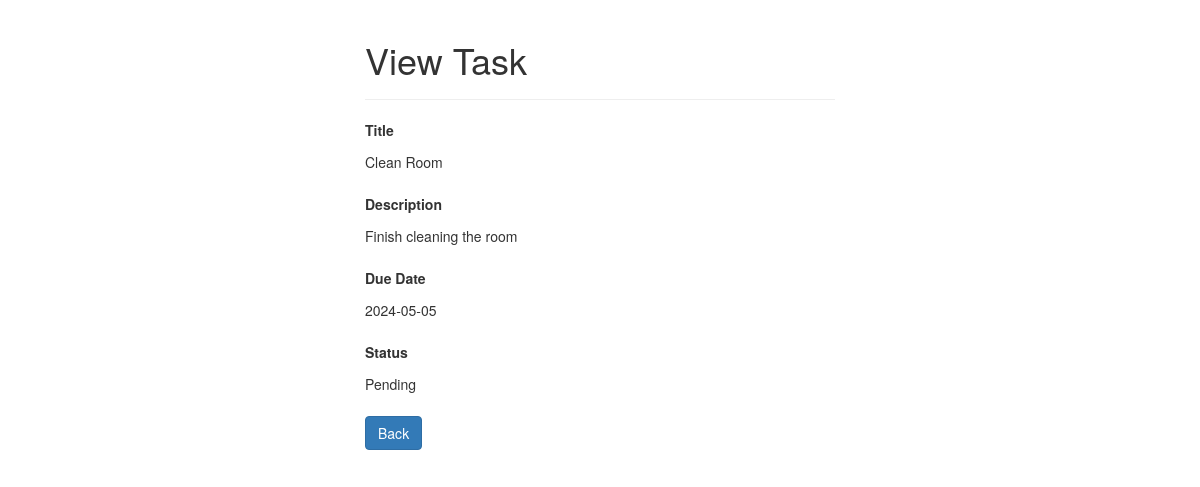
The app's page /view/read.php?Title=Clean Room with its own data.
### tables this page shows
CREATE TABLE `tasks` (
  `Title` varchar(50) NOT NULL,
  `Description` varchar(150) NOT NULL,
  `Due_Date` date NOT NULL,
  `Status` enum('Pending','In-progress','Completed') NOT NULL
);

### Model/Database.php (called while the page is built)
<?php
class Database {
    private $server = "localhost";
    private $username = "root";
    private $password = "";
    private $dbname = "Lab3";
    public function connectToDB() {
        $link = mysqli_connect($this->server, $this->username, $this->password, $this->dbname);
        if ($link)
            return $link;
        else {
            die("ERROR: Could not connect. " . mysqli_connect_error());
        }
    }
}

### Controller/readController.php (called while the page is built)
<?php
if (isset($_GET["Title"]) && !empty(trim($_GET["Title"]))) {
    $Title = trim($_GET["Title"]);
    require_once '../Model/ReadClass.php';
    $reader = new ReadClass();
    if ($row = $reader->readOneRecord($Title)) {
        $Tile = $row["Title"];
        $Description = $row["Description"];
        $DueDate = $row["Due_Date"];
        $Status = $row["Status"];
    } else {
        echo "Something went wrong. Please try again later.";
    }
} else {
    header("location: error.php");
    exit();
}
?>

### Model/ReadClass.php (called while the page is built, shortened)
<?php
require_once 'Database.php';
class ReadClass {
    private $link;
    public function __construct() {
        $this->db = new Database();
        $this->link = $this->db->connectToDB();
    }
    public function readOneRecord($Title) {
        $sql = "SELECT * FROM tasks WHERE Title = ?";
        if ($stmt = mysqli_prepare($this->link, $sql)) {
            mysqli_stmt_bind_param($stmt, "s", $Title);
            if (mysqli_stmt_execute($stmt)) {
                $result = mysqli_stmt_get_result($stmt);
                if (mysqli_num_rows($result) == 1) {
                    $row = mysqli_fetch_array($result, MYSQLI_ASSOC);
                    return $row;
                } else {
                    return false;
                }
            } else {
                return false;
            }
        }
        }
}

### View/read.php (the view, shortened to what this page needs)
<!DOCTYPE html>
<?php
require_once '../Controller/readController.php';
?>
<html lang="en">
    <head>
        <link rel="stylesheet" href="https://maxcdn.bootstrapcdn.com/bootstrap/3.3.7/css/bootstrap.css">
    </head>
    <body>
        <div class="wrapper">
            <div class="container-fluid">
                <div class="row">
                    <div class="col-md-12">
                        <form action="../Controller/readController.php" method="post">
                            <div class="page-header">
                                <h1>View Task</h1>
                            </div>
                            <div class="form-group">
                                <label>Title</label>
                                <p class="form-control-static"><?php echo $row["Title"]; ?></p>
                            </div>
                            <div class="form-group">
                                <label>Description</label>
                                <p class="form-control-static"><?php echo $row["Description"]; ?></p>
                            </div>
                            <div class="form-group">
                                <label>Due Date</label>
                                <p class="form-control-static"><?php echo $row["Due_Date"]; ?></p>
                            </div>
                            <div class="form-group">
                                <label>Status</label>
                                <p class="form-control-static"><?php echo $row["Status"]; ?></p>
                            </div>
                            <p><a href="../index.php" class="btn btn-primary">Back</a></p>
                        </form>
                    </div>
                </div>
            </div>
        </div>
    </body>
</html>

### View/read.php (style rules this page uses)
.wrapper { width: 500px; margin: 0 auto; }

### records on screen
tasks: Title "Clean Room", Description "Finish cleaning the room", Due_Date "2024-05-05", Status "Pending"
